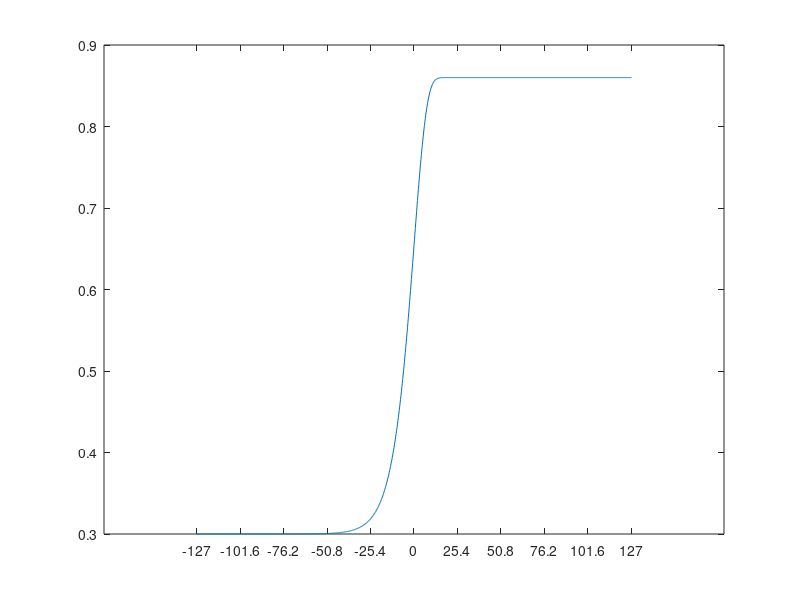

Write MATLAB code to recreate this figure.
clc
clear all
close all

range = log10(127);
rangeTick = 127;
dim = 500;
grain = range/dim;
grainTick = rangeTick/dim;

delta = .2;
gamma = 0.3;
beta = 3.5;

i2=-dim:dim;
x2=i2*grain;
x2Tick = i2*grainTick;
p2=delta*gamma+(1-delta)*(1-(1-gamma)*exp(-10.^(beta*x2)));

figure;plot(x2,p2)
set(gca,'xtick',x2(1:100:end),'xticklabel',x2Tick(1:100:end))